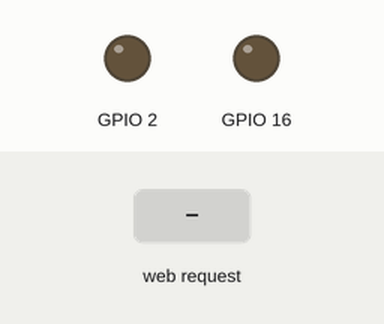
The sketch below on a simulated ESP8266 (NodeMCU). Shown: output pins drawn as LEDs (lit = HIGH). The test bench sets the inputs (shaded band). WiFi joins after 1.5 s; servers stay silent unless stated; what the sketch prints to the serial monitor is not drawn.

Above: at 2.7 s.
2.8 s: HTTP request GET /gpio/1 received
At 4.0 s:
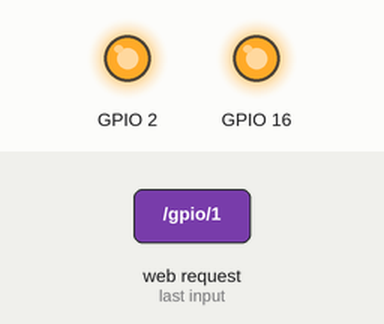
4.3 s: HTTP request GET /gpio/0 received
At 5.2 s:
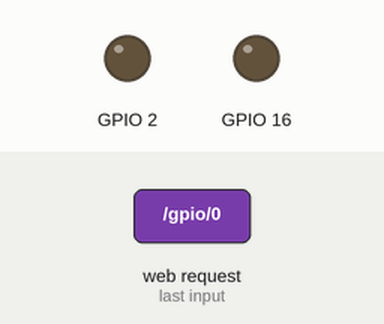
Timing chart, 0 to 7.3 s (numbered marks = the images above; inputs shaded):
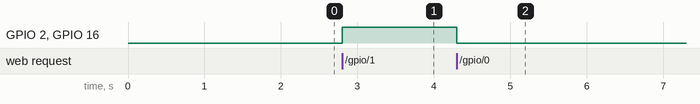

The sketch:

serial_test.ino
```cpp
/*
    This sketch demonstrates how to set up a simple HTTP-like server.
    The server will set a GPIO pin depending on the request
      http://server_ip/gpio/0 will set the GPIO2 low,
      http://server_ip/gpio/1 will set the GPIO2 high
    server_ip is the IP address of the ESP8266 module, will be
    printed to Serial when the module is connected.
*/

#include <ESP8266WiFi.h>

const char* ssid = "Jr";
const char* password = "11111112";

// Create an instance of the server
// specify the port to listen on as an argument
WiFiServer server(80);

void setup() {
  Serial.begin(115200);
  delay(10);

  // prepare GPIO2
  pinMode(2, OUTPUT);
  pinMode(16, OUTPUT);
  digitalWrite(2, 0);
  digitalWrite(16, 0);

  // Connect to WiFi network
  Serial.println();
  Serial.println();
  Serial.print("Connecting to ");
  Serial.println(ssid);

  WiFi.mode(WIFI_STA);
  WiFi.begin(ssid, password);

  while (WiFi.status() != WL_CONNECTED) {
    delay(500);
    Serial.print(".");
  }
  Serial.println("");
  Serial.println("WiFi connected");

  // Start the server
  server.begin();
  Serial.println("Server started");

  // Print the IP address
  Serial.println(WiFi.localIP());
}

void loop() {
  // Check if a client has connected
  WiFiClient client = server.available();
  if (!client) {
    return;
  }

  // Wait until the client sends some data
  Serial.println("new client");
  while (!client.available()) {
    delay(1);
  }

  // Read the first line of the request
  String req = client.readStringUntil('\r');
  Serial.println(req);
  client.flush();

  // Match the request
  int val;
  if (req.indexOf("/gpio/0") != -1) {
    val = 0;
  } else if (req.indexOf("/gpio/1") != -1) {
    val = 1;
  } else {
    Serial.println("invalid request");
    client.stop();
    return;
  }

  // Set GPIO2 according to the request
  Serial.print("request : ");
  Serial.println(val);
  digitalWrite(2, val);
  digitalWrite(16, val);

  client.flush();

  // Prepare the response
  String s = "HTTP/1.1 200 OK\r\nContent-Type: text/html\r\n\r\n<!DOCTYPE HTML>\r\n<html>\r\nGPIO is now ";
  s += (val) ? "high" : "low";
  s += "</html>\n";

  // Send the response to the client
  client.print(s);
  delay(1);
  Serial.println("Client disonnected");

  // The client will actually be disconnected
  // when the function returns and 'client' object is detroyed
}
```

Measured:
- after the input at 2.8 s, GPIO 2, GPIO 16: LOW → HIGH at once
- after the input at 4.3 s, GPIO 2, GPIO 16: HIGH → LOW at once
